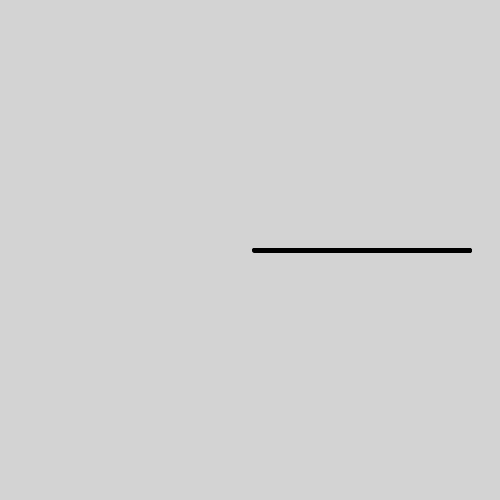
Frame 1 (no input)
Frame 60 (the mouse pressed at the canvas centre just before this capture): identical to frame 1, image omitted
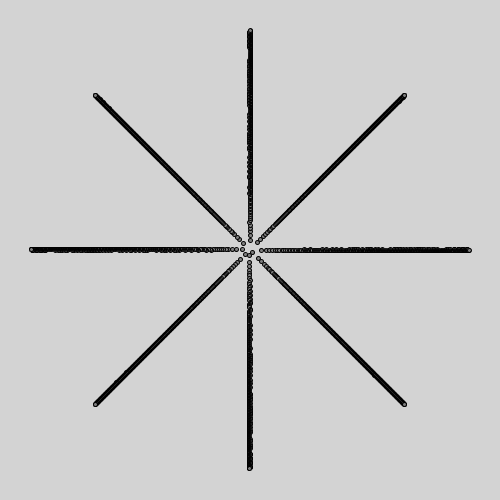
Frame 120 (the mouse held since frame 60 and released just before this capture)

The Processing sketch that drew these frames (run headless with seeded random() and noise(); from frame 60 on, the mouse is pressed at the canvas centre):

// Processing sketch: processing_96729
// ── processing_96729.pde

float N=3000;
float th=2.39997;
float c=4;
float d=4;
float r, a, x, y;
void setup()
{
  size(500, 500);
}
void draw()
{
  float g;
  background(211);
th=map(mouseY, 0,height, 0, HALF_PI);
g=map(mouseX, 0,width,0,255);
fill(g);
  translate (width/2, height/2);
  for (int i=1 ; i<=N ; i++)
  {
    r=c * sqrt(i);
    a=i*th;
    x=r*cos(a);
    y=r*sin(a);
    ellipse(x, y, d, d);
  }
}
